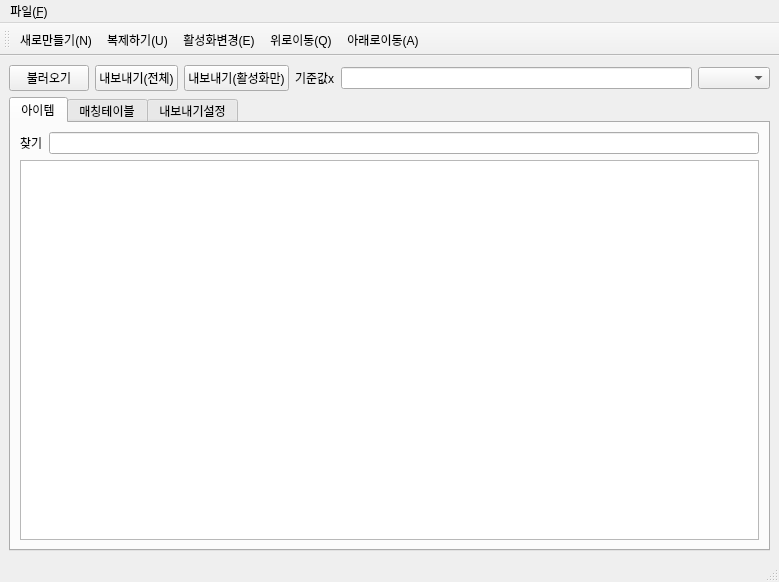
<?xml version="1.0" encoding="UTF-8"?>
<ui version="4.0">
 <class>MainWindow</class>
 <widget class="QMainWindow" name="MainWindow">
  <property name="geometry">
   <rect>
    <x>0</x>
    <y>0</y>
    <width>779</width>
    <height>582</height>
   </rect>
  </property>
  <property name="windowTitle">
   <string>MainWindow</string>
  </property>
  <widget class="QWidget" name="centralwidget">
   <layout class="QVBoxLayout" name="verticalLayout">
    <item>
     <layout class="QVBoxLayout" name="verticalLayout_4">
      <item>
       <layout class="QHBoxLayout" name="horizontalLayout">
        <item>
         <widget class="QPushButton" name="pushButton">
          <property name="text">
           <string>불러오기</string>
          </property>
         </widget>
        </item>
        <item>
         <widget class="QPushButton" name="pushButton_2">
          <property name="text">
           <string>내보내기(전체)</string>
          </property>
         </widget>
        </item>
        <item>
         <widget class="QPushButton" name="pushButton_3">
          <property name="text">
           <string>내보내기(활성화만)</string>
          </property>
         </widget>
        </item>
        <item>
         <widget class="QLabel" name="label_2">
          <property name="text">
           <string>기준값x</string>
          </property>
         </widget>
        </item>
        <item>
         <widget class="QLineEdit" name="lineEdit"/>
        </item>
        <item>
         <widget class="QComboBox" name="comboBox"/>
        </item>
       </layout>
      </item>
      <item>
       <layout class="QHBoxLayout" name="horizontalLayout_3">
        <item>
         <widget class="QTabWidget" name="tabWidget">
          <property name="currentIndex">
           <number>0</number>
          </property>
          <widget class="QWidget" name="tab">
           <attribute name="title">
            <string>아이템</string>
           </attribute>
           <layout class="QVBoxLayout" name="verticalLayout_5">
            <item>
             <layout class="QVBoxLayout" name="verticalLayout_2">
              <item>
               <layout class="QHBoxLayout" name="horizontalLayout_2">
                <item>
                 <widget class="QLabel" name="label">
                  <property name="text">
                   <string>찾기</string>
                  </property>
                 </widget>
                </item>
                <item>
                 <widget class="LineEdit" name="lineEdit_2"/>
                </item>
               </layout>
              </item>
              <item>
               <widget class="ItemTable" name="tableWidget"/>
              </item>
             </layout>
            </item>
           </layout>
          </widget>
          <widget class="QWidget" name="tab_2">
           <property name="minimumSize">
            <size>
             <width>0</width>
             <height>0</height>
            </size>
           </property>
           <property name="maximumSize">
            <size>
             <width>16777215</width>
             <height>16777215</height>
            </size>
           </property>
           <attribute name="title">
            <string>매칭테이블</string>
           </attribute>
           <layout class="QVBoxLayout" name="verticalLayout_6">
            <item>
             <layout class="QVBoxLayout" name="verticalLayout_3">
              <item>
               <widget class="MatchTable" name="matchTableWidget"/>
              </item>
             </layout>
            </item>
           </layout>
          </widget>
          <widget class="QWidget" name="tab_3">
           <attribute name="title">
            <string>내보내기설정</string>
           </attribute>
           <layout class="QVBoxLayout" name="verticalLayout_8">
            <item>
             <layout class="QVBoxLayout" name="verticalLayout_7">
              <item>
               <widget class="MatchTable" name="matchTableWidget_2"/>
              </item>
             </layout>
            </item>
           </layout>
          </widget>
         </widget>
        </item>
       </layout>
      </item>
     </layout>
    </item>
   </layout>
  </widget>
  <widget class="QMenuBar" name="menubar">
   <property name="geometry">
    <rect>
     <x>0</x>
     <y>0</y>
     <width>779</width>
     <height>22</height>
    </rect>
   </property>
   <widget class="QMenu" name="menu_f">
    <property name="title">
     <string>파일(&amp;F)</string>
    </property>
    <addaction name="action"/>
    <addaction name="action_U"/>
   </widget>
   <addaction name="menu_f"/>
  </widget>
  <widget class="QStatusBar" name="statusbar"/>
  <widget class="QToolBar" name="toolBar">
   <property name="windowTitle">
    <string>toolBar</string>
   </property>
   <attribute name="toolBarArea">
    <enum>TopToolBarArea</enum>
   </attribute>
   <attribute name="toolBarBreak">
    <bool>false</bool>
   </attribute>
   <addaction name="action"/>
   <addaction name="action_U"/>
   <addaction name="action_E"/>
   <addaction name="action_Q"/>
   <addaction name="action_A"/>
  </widget>
  <action name="action">
   <property name="icon">
    <iconset resource="qtresource.qrc">
     <normaloff>:/new/prefix1/new.png</normaloff>:/new/prefix1/new.png</iconset>
   </property>
   <property name="text">
    <string>새로만들기(&amp;N)</string>
   </property>
   <property name="shortcut">
    <string>Ctrl+N</string>
   </property>
  </action>
  <action name="action_U">
   <property name="icon">
    <iconset resource="qtresource.qrc">
     <normaloff>:/new/prefix1/document-copy.png</normaloff>:/new/prefix1/document-copy.png</iconset>
   </property>
   <property name="text">
    <string>복제하기(&amp;U)</string>
   </property>
   <property name="shortcut">
    <string>Ctrl+U</string>
   </property>
  </action>
  <action name="action_E">
   <property name="icon">
    <iconset resource="qtresource.qrc">
     <normaloff>:/new/prefix1/cross-circle.png</normaloff>:/new/prefix1/cross-circle.png</iconset>
   </property>
   <property name="text">
    <string>활성화변경(&amp;E)</string>
   </property>
   <property name="shortcut">
    <string>Ctrl+E</string>
   </property>
  </action>
  <action name="action_Q">
   <property name="icon">
    <iconset resource="qtresource.qrc">
     <normaloff>:/new/prefix1/up.png</normaloff>:/new/prefix1/up.png</iconset>
   </property>
   <property name="text">
    <string>위로이동(&amp;Q)</string>
   </property>
   <property name="toolTip">
    <string>위로이동(Q)</string>
   </property>
   <property name="shortcut">
    <string>Ctrl+Q</string>
   </property>
  </action>
  <action name="action_A">
   <property name="icon">
    <iconset resource="qtresource.qrc">
     <normaloff>:/new/prefix1/down.png</normaloff>:/new/prefix1/down.png</iconset>
   </property>
   <property name="text">
    <string>아래로이동(&amp;A)</string>
   </property>
   <property name="shortcut">
    <string>Ctrl+A</string>
   </property>
  </action>
 </widget>
 <customwidgets>
  <customwidget>
   <class>ItemTable</class>
   <extends>QTableWidget</extends>
   <header>itemtable.h</header>
  </customwidget>
  <customwidget>
   <class>LineEdit</class>
   <extends>QLineEdit</extends>
   <header>lineedit.h</header>
  </customwidget>
  <customwidget>
   <class>MatchTable</class>
   <extends>QTableWidget</extends>
   <header>matchtable.h</header>
  </customwidget>
 </customwidgets>
 <resources>
  <include location="qtresource.qrc"/>
 </resources>
 <connections/>
</ui>
